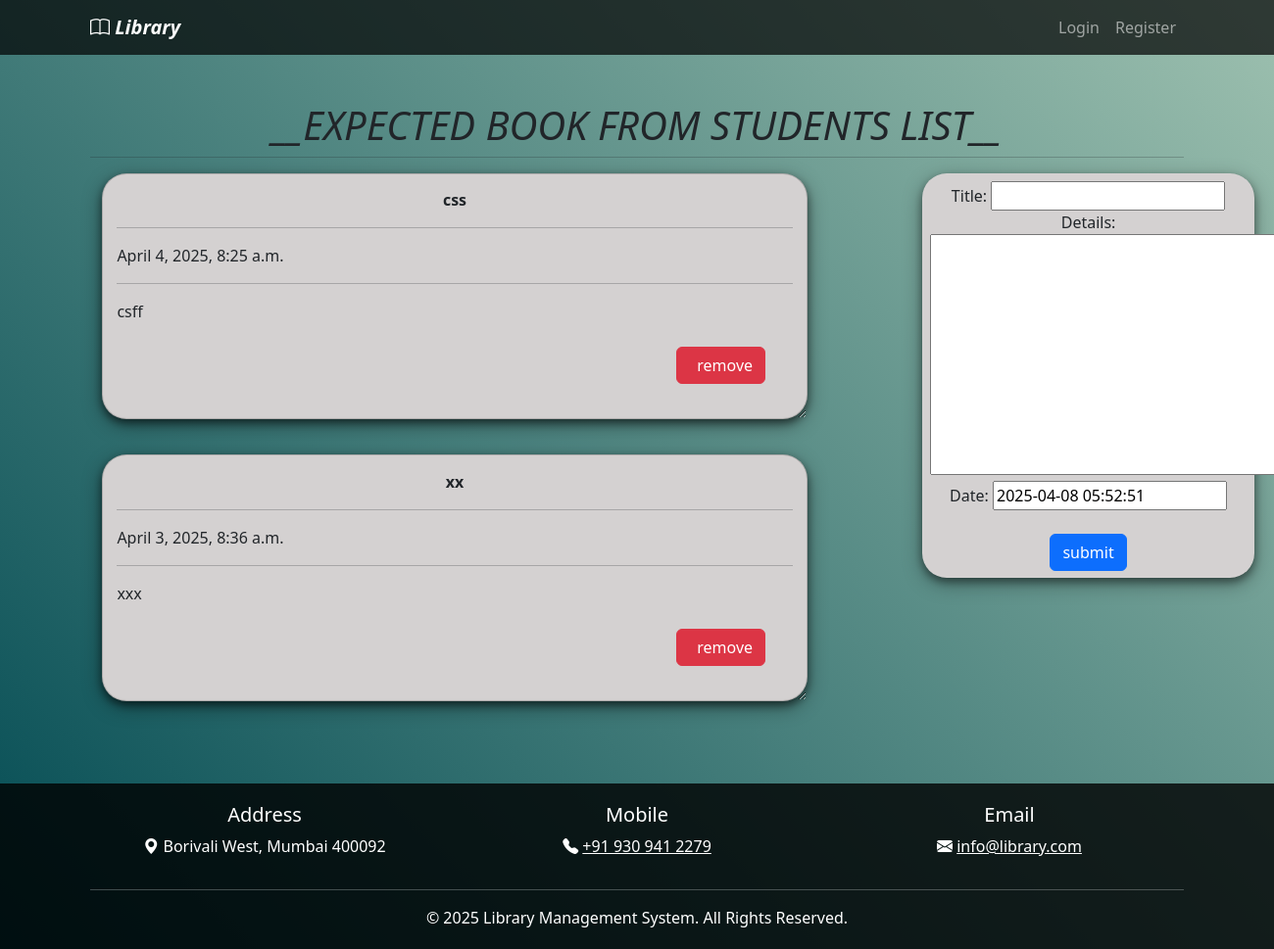
The app's page /expected_book/ with its own data.
### elibrary_app/models.py (models this page shows, shortened)
class Todo(models.Model):
    title = models.CharField(max_length=100)
    details = models.TextField()
    date = models.DateTimeField(default=timezone.now)

### elibrary_app/views.py (the view)
# urls.py: path('expected_book/',views.expected_book,name='expected_book'),
def expected_book(request):
    item_list = Todo.objects.order_by("-date")
    if request.method == "POST":
        form = TodoForm(request.POST)
        if form.is_valid():
            form.save()
            return redirect('expected_book')
    form = TodoForm()
    page = {
        "forms": form,
        "list": item_list,
        "title": "TODO LIST",
    }
    return render(request, 'expected_book.html', page)

### elibrary_app/forms.py
class TodoForm(forms.ModelForm):
    class Meta:
        model = Todo
        fields = "__all__"

### elibrary_app/templates/expected_book.html (shortened to what this page needs)
{% extends 'base.html' %}
{% block content %}
<div  class="container-fluid">
  <center class="row">
    <h1><i>__EXPECTED BOOK FROM STUDENTS LIST__</i></h1>
    <hr />
  </center>
  <div class="row">
    <div class="col-md-8">
      {% for i in list %}
      <div class="card">
        <center><b>{{i.title}}</b></center>
        <hr/>
        {{i.date}}
        <hr/>
        {{i.details}}
        <br />
        <br />
        <form action="/del/{{i.id}}" method="POST" style=" padding-right: 4%; padding-bottom: 3%;">
          <button value="remove" type="submit"  class="btn btn-danger" style="float: right;"> &nbsp; remove</button>
        </form>
      </div>
      {% endfor%}
    </div>
    <div class="col-md-1"> </div>
    <div class="col-md-3" >
      <div  class="submit_form">
      <form  method="POST">
        {{forms}}
        <br>
        <center>
        <input type="submit" class="btn btn-primary" value="submit" />
      </center>
      </form>
    </div>
  </div>
</div>
</div>
{% endblock %}

### elibrary_app/static/css/style.css (style rules this page uses)
body { background: linear-gradient(45deg, #024b53,#9dc0af); background-repeat: no-repeat; background-attachment: fixed; color: white; }

### elibrary_app/templates/expected_book.html (style rules this page uses)
.card { box-shadow: 0 4px 8px 0 rgba(0,0,0,0.5), 0 6px 20px 0 rgba(0,0,0,0.39); background: rgb(212, 209, 209);; margin-bottom : 5%; border-radius: 25px; padding : 2%; overflow: auto; resize: both; text-overflow: ellipsis; }
.submit_form { text-align: center; padding: 3%; background: rgb(212, 209, 209);; border-radius: 25px; box-shadow: 0 4px 8px 0 rgba(0,0,0,0.4), 0 6px 20px 0 rgba(0,0,0,0.36); width: 133% !important; }

### records on screen
Todo: title "css", date "April 4, 2025, 8:25 a.m.", details "csff"
Todo: title "xx", date "April 3, 2025, 8:36 a.m.", details "xxx"
